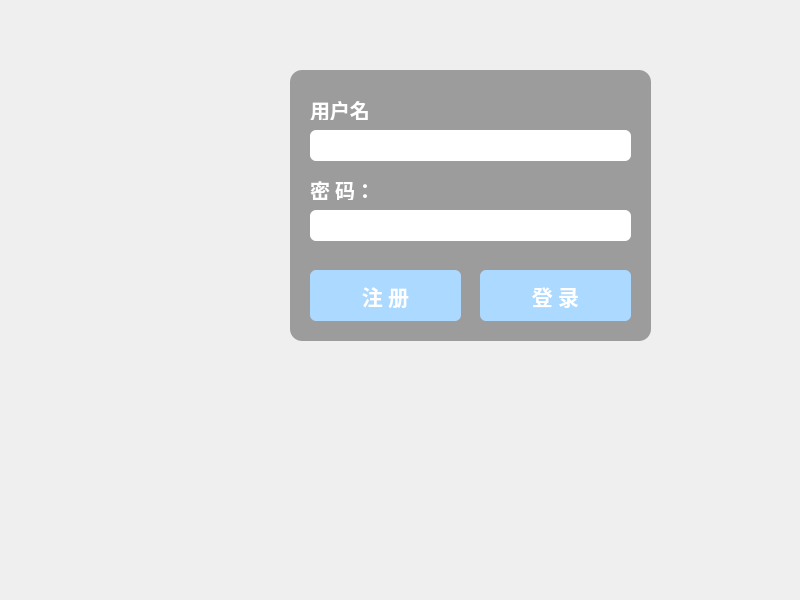
<?xml version="1.0" encoding="UTF-8"?>
<ui version="4.0">
 <class>Dialog</class>
 <widget class="QDialog" name="Dialog">
  <property name="geometry">
   <rect>
    <x>0</x>
    <y>0</y>
    <width>800</width>
    <height>600</height>
   </rect>
  </property>
  <property name="windowTitle">
   <string>Dialog</string>
  </property>
  <property name="styleSheet">
   <string notr="true">QFrame
{
	background-color: rgb(156, 156, 156);
     border-radius:12px;     
}
QLabel
{
color:white;
}
QLineEdit{
border-radius:6px;     
}
QPushButton{
	color: rgb(255, 255, 255);
border-radius:6px;     
	background-color: rgb(172, 217, 255);
}
QPushButton:pressed
{
	background-color: rgb(240, 213, 255);
}
</string>
  </property>
  <widget class="QFrame" name="frame">
   <property name="geometry">
    <rect>
     <x>290</x>
     <y>70</y>
     <width>361</width>
     <height>271</height>
    </rect>
   </property>
   <property name="frameShape">
    <enum>QFrame::StyledPanel</enum>
   </property>
   <property name="frameShadow">
    <enum>QFrame::Raised</enum>
   </property>
   <widget class="QLabel" name="label">
    <property name="geometry">
     <rect>
      <x>20</x>
      <y>30</y>
      <width>61</width>
      <height>20</height>
     </rect>
    </property>
    <property name="font">
     <font>
      <family>Hiragino Sans GB</family>
      <pointsize>15</pointsize>
      <weight>75</weight>
      <bold>true</bold>
     </font>
    </property>
    <property name="text">
     <string>用户名：</string>
    </property>
   </widget>
   <widget class="QLineEdit" name="txtUserName">
    <property name="geometry">
     <rect>
      <x>20</x>
      <y>60</y>
      <width>321</width>
      <height>31</height>
     </rect>
    </property>
   </widget>
   <widget class="QLabel" name="label_2">
    <property name="geometry">
     <rect>
      <x>20</x>
      <y>110</y>
      <width>61</width>
      <height>20</height>
     </rect>
    </property>
    <property name="font">
     <font>
      <family>Hiragino Sans GB</family>
      <pointsize>15</pointsize>
      <weight>75</weight>
      <bold>true</bold>
     </font>
    </property>
    <property name="text">
     <string>密 码：</string>
    </property>
   </widget>
   <widget class="QLineEdit" name="txtPassWord">
    <property name="geometry">
     <rect>
      <x>20</x>
      <y>140</y>
      <width>321</width>
      <height>31</height>
     </rect>
    </property>
    <property name="font">
     <font>
      <family>STSong</family>
     </font>
    </property>
    <property name="echoMode">
     <enum>QLineEdit::Password</enum>
    </property>
   </widget>
   <widget class="QPushButton" name="btnLogin">
    <property name="geometry">
     <rect>
      <x>190</x>
      <y>200</y>
      <width>151</width>
      <height>51</height>
     </rect>
    </property>
    <property name="font">
     <font>
      <family>Hiragino Sans GB</family>
      <pointsize>16</pointsize>
      <weight>75</weight>
      <bold>true</bold>
     </font>
    </property>
    <property name="text">
     <string>登 录</string>
    </property>
   </widget>
   <widget class="QPushButton" name="btnRegister">
    <property name="geometry">
     <rect>
      <x>20</x>
      <y>200</y>
      <width>151</width>
      <height>51</height>
     </rect>
    </property>
    <property name="font">
     <font>
      <family>Hiragino Sans GB</family>
      <pointsize>16</pointsize>
      <weight>75</weight>
      <bold>true</bold>
     </font>
    </property>
    <property name="text">
     <string>注 册</string>
    </property>
   </widget>
  </widget>
 </widget>
 <resources/>
 <connections/>
</ui>
